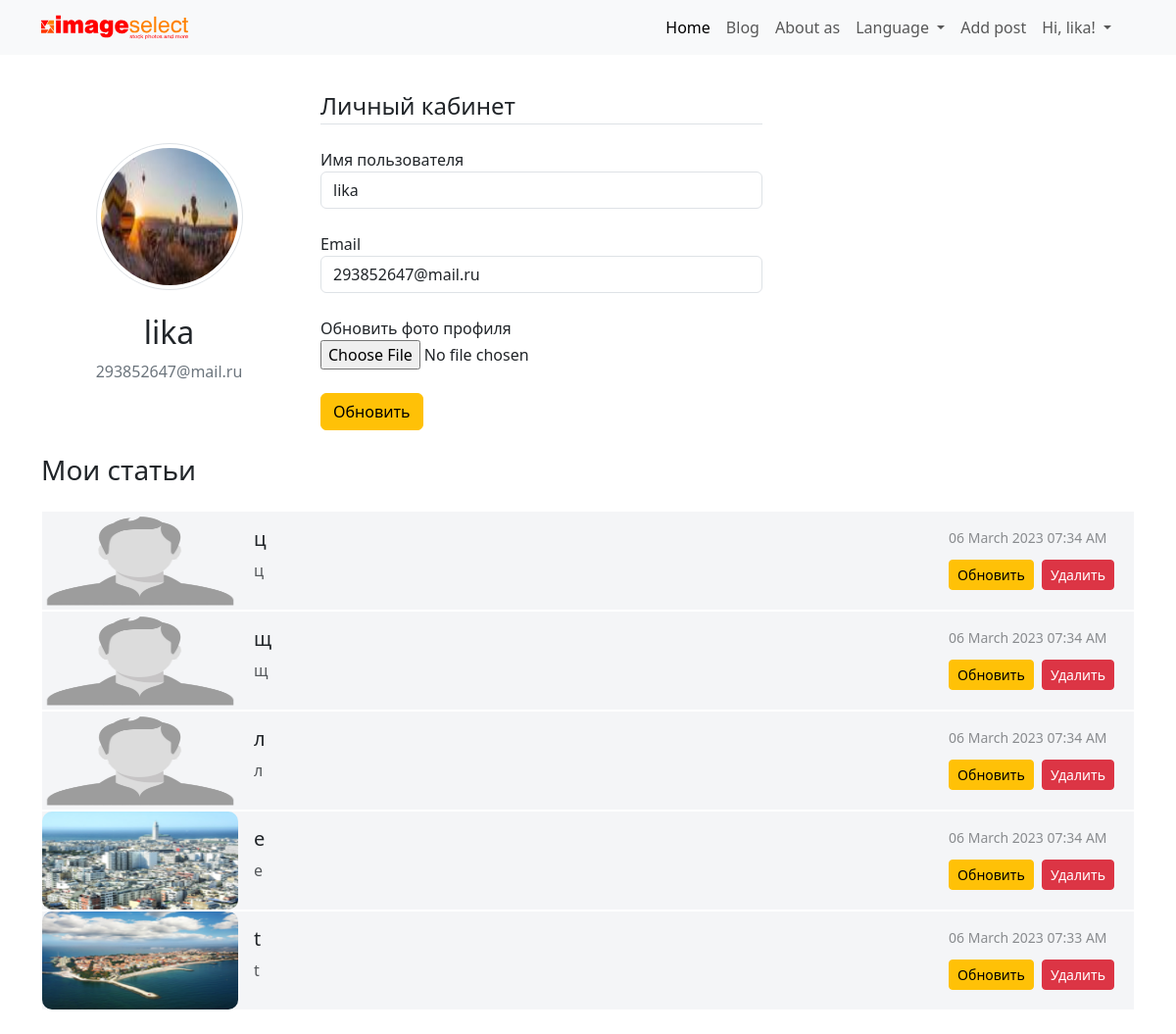
Page /account (signed in) on the earlier database version.
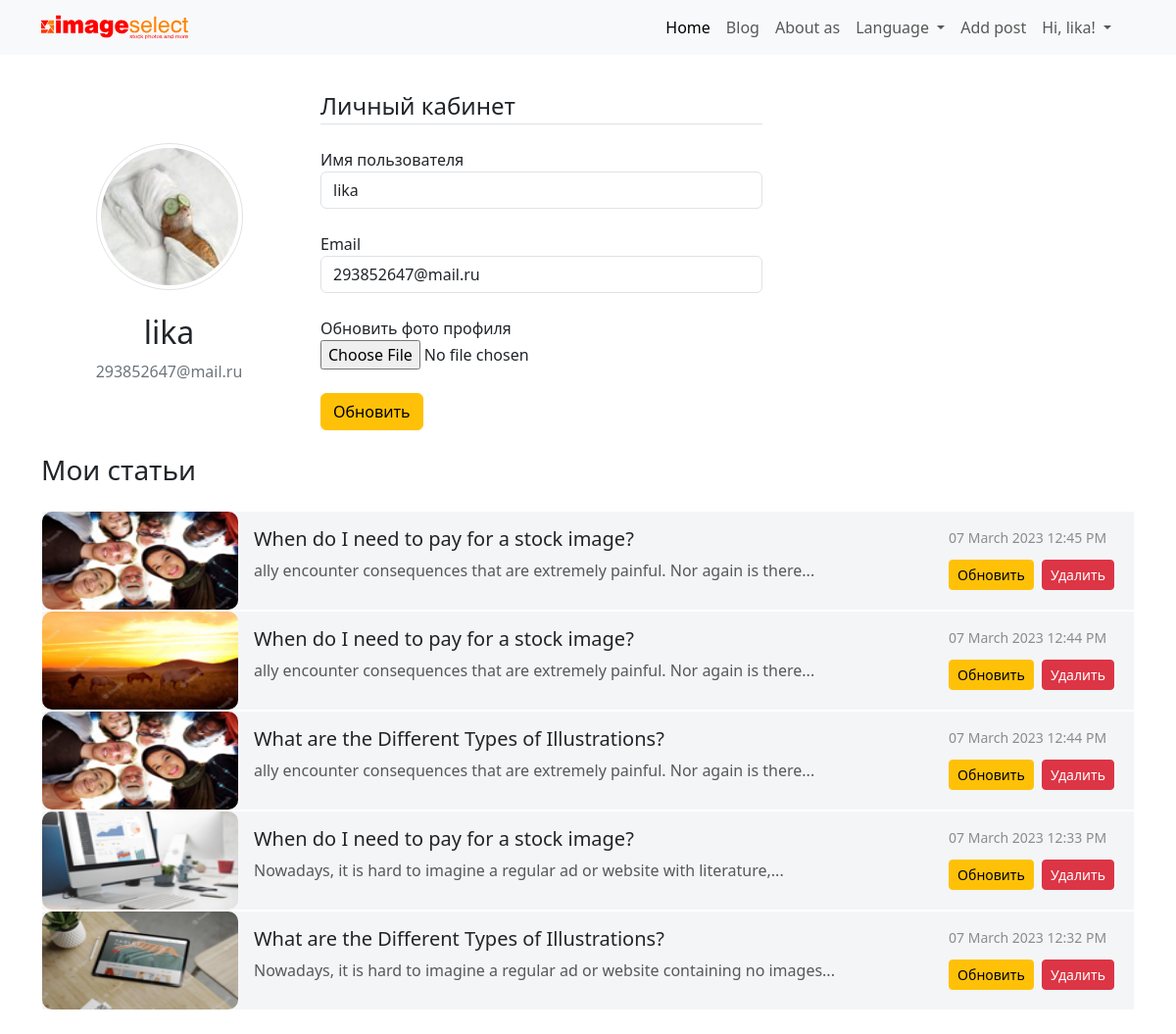
Same page on the later database version.
### flask_blog_portfolio/models.py (models this page shows, shortened)
class User(db.Model, UserMixin):
    id = db.Column(db.Integer, primary_key=True)
    username = db.Column(db.String(20), unique=True, nullable=False)
    email = db.Column(db.String(120), unique=True, nullable=False)
    image_file = db.Column(db.String(20), nullable=False, default='default.png')
    password = db.Column(db.String(60), nullable=False)
    post = db.relationship('Post', backref='author', lazy=True)

class Post(db.Model):
    id = db.Column(db.Integer, primary_key=True)
    title = db.Column(db.String(100), nullable=False)
    date_posted = db.Column(db.DateTime, nullable=False, default=datetime.utcnow)
    update_post = db.Column(db.DateTime, nullable=False, default=datetime.utcnow)
    content = db.Column(db.Text, nullable=False)
    user_id = db.Column(db.Integer, db.ForeignKey('user.id'), nullable=False)
    image_file = db.Column(db.String(20), nullable=False, default='default.png')
    category_id = db.Column(db.Integer, db.ForeignKey('category.id'), nullable=False)
    hashtags = db.relationship('Hashtag', secondary=hashtag_posts, backref=db.backref('posts', lazy='dynamic'))
    comments = db.relationship('Comment', backref='title', lazy='select', cascade='all, delete-orphan')

### flask_blog_portfolio/users/routes.py (the view)
@users.route("/account", methods=['GET', 'POST'])
@login_required
def account():
    form = UpdateAccountForm()
    if form.validate_on_submit():
        if form.picture.data:
            picture_file = save_picture(form.picture.data)
            current_user.image_file = picture_file
        current_user.username = form.username.data
        current_user.email = form.email.data
        db.session.commit()
        flash('Ваш аккаунт был обновлен!', 'success')
        return redirect(url_for('users.account'))
    elif request.method == 'GET':
        form.username.data = current_user.username
        form.email.data = current_user.email
        page = request.args.get('page', 1, type=int)
        user = User.query.filter_by(username=form.username.data).first_or_404()
        posts = Post.query.filter_by(author=user).order_by(Post.date_posted.desc()).paginate(page=page, per_page=5)
    image_file = url_for('static', filename='profile_pics/' + current_user.image_file)
    return render_template('account.html', title='Аккаунт', image_file=image_file, form=form, posts=posts, user=user)

### flask_blog_portfolio/users/forms.py (shortened to what this page needs)
class UpdateAccountForm(FlaskForm):
    username = StringField('Имя пользователя', validators=[DataRequired(), Length(min=4, max=20)])
    email = StringField('Email', validators=[DataRequired(), Email()])
    picture = FileField('Обновить фото профиля', validators=[FileAllowed(['jpg', 'png'])])
    submit = SubmitField('Обновить')

### flask_blog_portfolio/models.py (called while the page is built)
@login_manager.user_loader
def load_user(user_id):
    return User.query.get(int(user_id))

### flask_blog_portfolio/templates/account.html (shortened to what the changed rows need)
{% extends "layout.html" %}
{% block body %}
<section class="account">
    <div class="container">
        <div class="row align-items-center">
            <div class="col-3 text-center">
                <div class="media">
                    <img class="rounded-circle img-thumbnail account_img"
                         src="{{ url_for('static', filename='profile_pics/' + current_user.image_file) }}">
                    <div class="media-body">
                        <h2 class="account-heading mt-4">{{ current_user.username }}</h2>
                        <p class="text-secondary">{{ current_user.email }}</p>
                    </div>
                </div>
            </div>
            <div class="col-5">
                <form method="POST" action="" enctype="multipart/form-data">
                    <fieldset class="form-group">
                        <div class="form-group mb-4">
                            <div class="account_label">
                                {{ form.username.label(class="form-control-label ") }}
                            </div>
                            {% if form.username.errors %}
                            {{ form.username(class="form-control form-control-lg is-invalid") }}
                            <div class="invalid-feedback">
                                {% for error in form.username.errors %}
                                <span>{{ error }}</span>
                                {% endfor %}
                            </div>
                            {% else %}
                            {{ form.username(class="form-control form-control") }}
                            {% endif %}
                        </div>
                        <div class="form-group mb-4">
                            {{ form.email.label(class="form-control-label") }}
                            {% if form.email.errors %}
                            {{ form.email(class="form-control form-control is-invalid") }}
                            <div class="invalid-feedback">
                                {% for error in form.email.errors %}
                                <span>{{ error }}</span>
                                {% endfor %}
                            </div>
                            {% else %}
                            {{ form.email(class="form-control form-control") }}
                            {% endif %}
                        </div>
                    </fieldset>
                </form>
            </div>
        </div>
        <div>
            <div class="list-group w-auto mb-4">
                {% for post in posts.items %}
                <div>
                    <div class="list-group-item list-group-item-action d-flex bg-body-secondary bg-opacity-50 account_posts">
                        <a href="{{ url_for('posts.post', post_id=post.id) }}" class="" aria-current="true">
                            <img src="{{ url_for('static', filename='profile_pics/' + post.image_file) }}" alt="twbs"
                                 height="100"
                                 class="flex-shrink-0 account_posts_img">
                        </a>
                        <div class="d-flex gap-2 w-100 justify-content-between p-3">
                            <div>
                                <a href="{{ url_for('posts.post', post_id=post.id) }}">
                                    <h6 class="mb-0 pb-2 fs-5">{{ post.title }}</h6>
                                </a>
                                <p class="mb-0 opacity-75">{{ post.content |truncate(80, False, '...', 0)}}</p>
                            </div>
                            <div class="d-flex flex-column account_posts_btn">
                                <small class="opacity-50 text-nowrap">{{ post.date_posted.strftime('%d %B %Y %I:%M %p')
                                    }}</small>
                                <div class="p-0">
                                    <div>
                                        <a class="btn btn btn-warning btn-sm mt-1 mb-1"
                                           href="{{url_for('posts.update_post', post_id=post.id) }}">Обновить</a>
                                        <button type="button" class="btn btn-danger btn-sm m-1" data-bs-toggle="modal"
                                                data-bs-target="#deleteModal">Удалить
                                        </button>
                                    </div>
                                </div>
                            </div>
                        </div>
                    </div>
                </div>
                {% endfor %}
            </div>
        </div>
    </div>
</section>
{% endblock %}

### flask_blog_portfolio/templates/layout.html (shortened to what this page needs)
<!doctype html>
<html lang="en">
<head>
    <link rel="stylesheet" href="{{ url_for('static', filename='css/bootstrap.min.css') }}">
    <link rel="stylesheet" href="{{ url_for('static', filename='css/main.css') }}">
</head>
<body>
<div class="container">
    <nav class="navbar navbar-expand-lg bg-body-tertiary fixed-top">
        <div class="container-fluid container">
            <a href="/home" class="d-flex align-items-center mb-3 mb-md-0 me-md-auto text-dark text-decoration-none">
                <svg class="bi me-2" width="150" height="30">
                    <use xlink:href="{{ url_for('static', filename='icon/sprite.svg')}}#LOGO 1"></use>
                </svg>
            </a>
            <div class="offcanvas offcanvas-end" tabindex="-1" id="offcanvasNavbar"
                 aria-labelledby="offcanvasNavbarLabel">
                <div class="offcanvas-body">
                    <ul class="navbar-nav justify-content-end flex-grow-1 pe-3">
                        <li class="nav-item">
                            <a class="nav-link active" aria-current="page" href="/home">Home</a>
                        </li>
                        <li class="nav-item">
                            <a class="nav-link" href="{{ url_for('posts.allpost') }}">Blog</a>
                        </li>
                        <li class="nav-item">
                            <a class="nav-link" href="#">About as</a>
                        </li>
                        <li class="nav-item dropdown">
                            <a class="nav-link dropdown-toggle" href="#" role="button" data-bs-toggle="dropdown"
                               aria-expanded="false">
                                Language
                            </a>
                        </li>
                        {% if current_user.is_authenticated %}
                        <li class="nav-item">
                            <a class="nav-item nav-link navigation-links" href="{{ url_for('posts.new_post') }}">Add post</a>
                        </li>
                        <li class="nav-item dropdown">
                            <a class="nav-link dropdown-toggle" href="#" role="button" data-bs-toggle="dropdown"
                               aria-expanded="false">Hi, {{ current_user.username }}!
                            </a>
                        </li>
                        {% endif %}
                    </ul>
                </div>
            </div>
        </div>
    </nav>
</div>
{% block body %}
{% endblock %}
</body>
</html>

Differences in the rows shown:
removed Post: image_file (placeholder picture), title "ц", content "ц", date_posted "06 March 2023 07:34 AM"
removed Post: image_file (placeholder picture), title "щ", content "щ", date_posted "06 March 2023 07:34 AM"
removed Post: image_file (placeholder picture), title "л", content "л", date_posted "06 March 2023 07:34 AM"
removed Post: image_file (picture), title "е", content "е", date_posted "06 March 2023 07:34 AM"
removed Post: image_file (picture), title "t", content "t", date_posted "06 March 2023 07:33 AM"
changed User "lika": image_file: a different picture
now on this page (row edited): Post: image_file (picture), title "When do I need to pay for a stock image?", content "ally encounter consequences that are extremely painful. Nor again is there...", date_posted "07 March 2023 12:45 PM"
now on this page (row edited): Post: image_file (picture), title "When do I need to pay for a stock image?", content "ally encounter consequences that are extremely painful. Nor again is there...", date_posted "07 March 2023 12:44 PM"
now on this page (row edited): Post: image_file (picture), title "What are the Different Types of Illustrations?", content "ally encounter consequences that are extremely painful. Nor again is there...", date_posted "07 March 2023 12:44 PM"
now on this page (row edited): Post: image_file (picture), title "When do I need to pay for a stock image?", content "Nowadays, it is hard to imagine a regular ad or website with literature,...", date_posted "07 March 2023 12:33 PM"
added Post: image_file (picture), title "What are the Different Types of Illustrations?", content "Nowadays, it is hard to imagine a regular ad or website containing no images...", date_posted "07 March 2023 12:32 PM"
